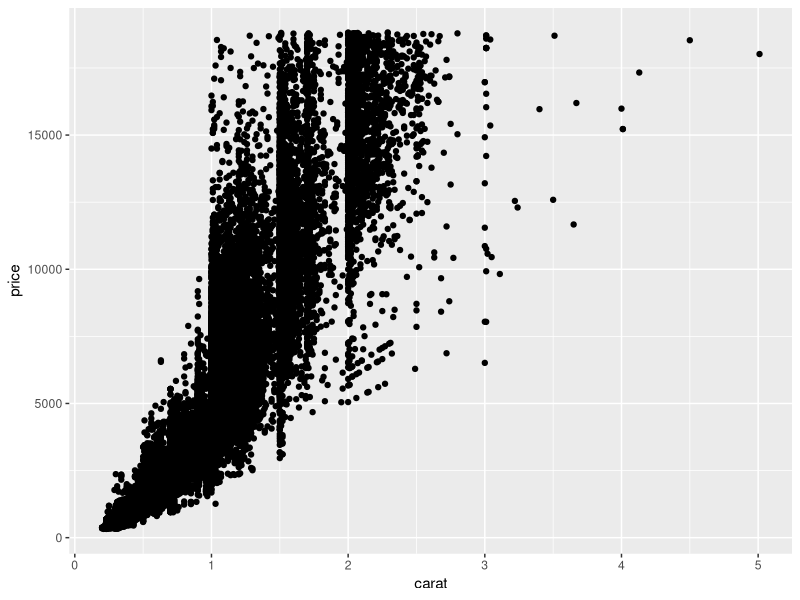
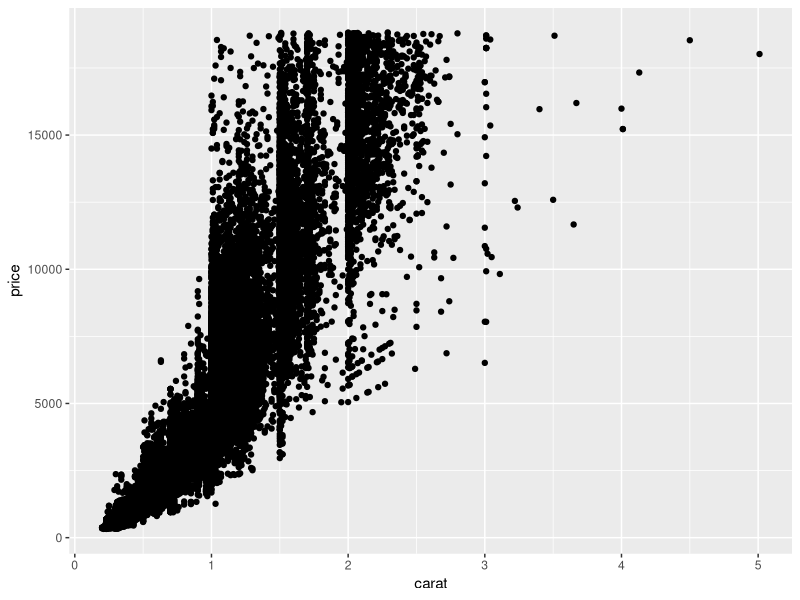

Write the R code that produced these figures, in order.
## ---- chunk 1
library(tidyverse)
diamonds %>%
  ggplot(aes(carat, price)) +
  geom_point()
## ---- chunk 2
diamonds %>%
  ggplot(aes(carat, price)) +
  geom_point()
